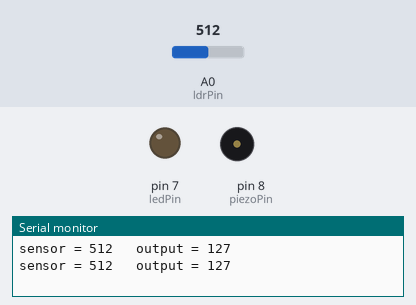
The sketch below on a simulated Arduino Uno, built with avr-gcc and run on an emulated ATmega328P. On the bench: output pins drawn as LEDs (lit = HIGH), buzzer (waves = sounding), the last lines printed to the serial monitor. The inputs (shaded band) are chosen by the test bench; at power-on: A0 (ldrPin) = 512.

Above: at 1.8 s.
1.9 s: A0 (ldrPin) set to 530
At 2.9 s:
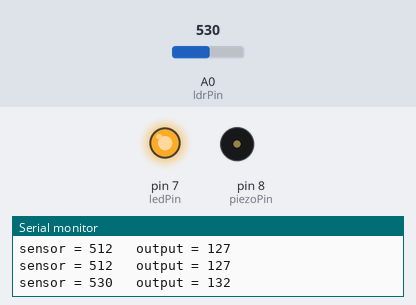
5.7 s: A0 (ldrPin) set to 0
At 7.3 s:
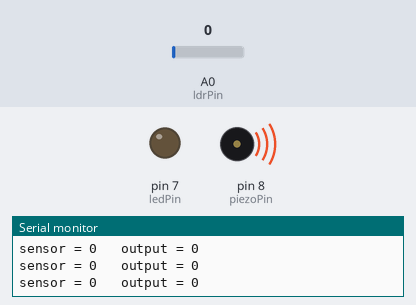
Timing chart, 0 to 8.8 s (numbered marks = the images above; inputs shaded):
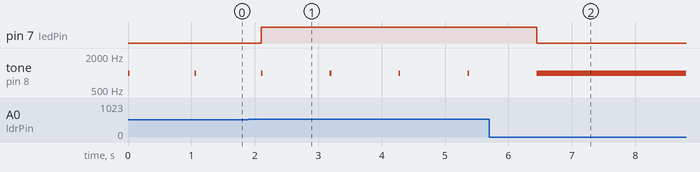

Measured:
- the behaviour switches between 513 and 514 on A0 (ldrPin) (found by bisection; images 0 and 1)
- after the input at 1.9 s, pin 7 (ledPin): LOW → HIGH after 0.20 s
- after the input at 5.7 s, pin 7 (ledPin): HIGH → LOW after 0.74 s; tone on pin 8 (piezoPin): goes on until 6.4 s, then stays 1000 Hz
- by itself, tone on pin 8 (piezoPin): alternates 1000 Hz for 0.03 s and silent for 1.1 s

The sketch:

buzzer_light_sensor.ino
```cpp
int piezoPin = 8;
int ldrPin = 0;
int ldrValue = 0;
int ledPin=7;
int outputValue=0;

void setup()
{
  Serial.begin(9600);
}
void loop()
{
   ldrValue = analogRead(ldrPin);
   outputValue=map(ldrValue,0,1023,0,255);
   analogWrite(ledPin,outputValue);
   tone(piezoPin,1000);
   delay(25);
   noTone(piezoPin);
   delay(ldrValue); // wait the amount of milliseconds in ldrValue

  Serial.print("sensor = ");
  Serial.print(ldrValue);
  Serial.print("\t output = ");
  Serial.println(outputValue);

  delay(ldrValue);
} // End of cycle functions
```
